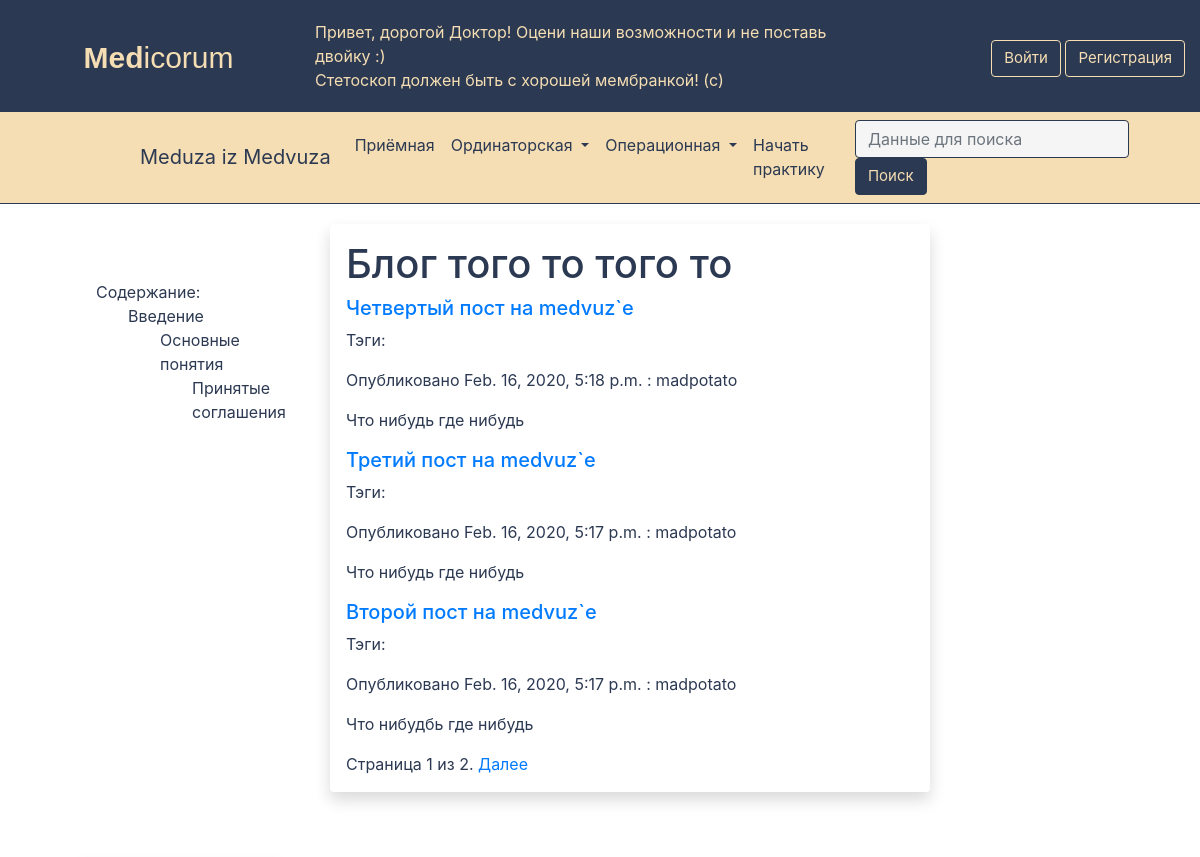
/blog/ (upper part), run on an earlier commit of the app's database.
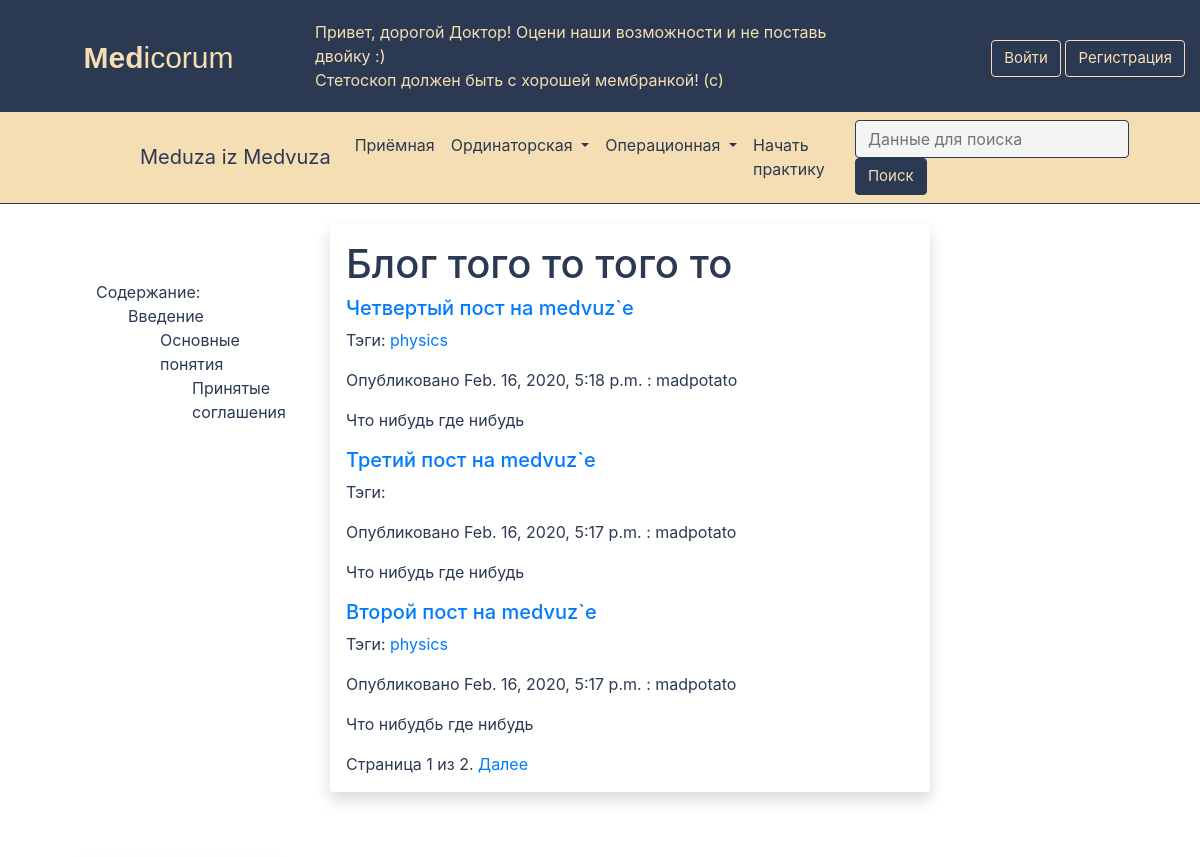
And on a later commit of the database.
### blog/models.py (models this page shows, shortened)
class Post(models.Model):
    STATUS_CHOICES = (
        ("draft", "Draft"),
        ("published", "Published"),
    )
    title = models.CharField(max_length=250)
    slug = models.SlugField(max_length=250, unique_for_date="publish")
    author = models.ForeignKey(
        User, on_delete=models.CASCADE, related_name="blog_posts"
    )
    body = models.TextField()
    publish = models.DateTimeField(default=timezone.now)
    created = models.DateTimeField(auto_now_add=True)
    updated = models.DateTimeField(auto_now=True)
    status = models.CharField(max_length=10, choices=STATUS_CHOICES, default="draft")
    objects = models.Manager()
    published = PublishedManager()
    tags = TaggableManager()
    class Meta:
        ordering = ("-publish",)
    def get_absolute_url(self):
        return reverse(
            "blog:post_detail",
            args=[self.publish.year, self.publish.month, self.publish.day, self.slug],
        )

### blog/views.py (the view)
# urls.py: path("", views.post_list, name="post_list"),
def post_list(request, tag_slug=None):
    object_list = Post.published.all()
    tag = None
    if tag_slug:
        tag = get_object_or_404(Tag, slug=tag_slug)
        object_list = object_list.filter(tags__in=[tag])
    paginator = Paginator(object_list, 3)
    page = request.GET.get("page")
    try:
        posts = paginator.page(page)
    except PageNotAnInteger:
        posts = paginator.page(1)
    except EmptyPage:
        posts = paginator.page(paginator.num_pages)
    return render(
        request, "blog/post/list.html", {"page": page, "posts": posts, "tag": tag}
    )

### blog/models.py (called while the page is built)
    def get_queryset(self):
        return super(PublishedManager, self).get_queryset().filter(status="published")

### blog/templates/blog/post/list.html (shortened to what this page needs)
{% extends "blog/base.html" %}
{% block content %}
  <h1>Блог того то того то</h1>
  {% for post in posts %}
    <h5>
      <a href="{{ post.get_absolute_url }}">
        {{ post.title }}
      </a>
    </h5>
    <p class="tags">
      Тэги:
        {% for tag in post.tags.all %}
        <a href="{% url "blog:post_list_by_tag" tag.slug %}">
          {{ tag.name }}
        </a>
      {% endfor %}
    </p>
    <p class="date">
      Опубликовано {{ post.publish }} : {{ post.author }}
    </p>
    {{ post.body|truncatewords:30|linebreaks }}
  {% endfor %}
  {% include "pagination.html" with page=posts %}
{% endblock %}

### blog/templates/blog/base.html (shortened to what this page needs)
<!DOCTYPE html>
<html lang="en">
<head>
    <link rel="stylesheet" href="https://stackpath.bootstrapcdn.com/bootstrap/4.4.1/css/bootstrap.min.css"
>
</head>
<header>
        <div class = "container-fluid">
            <div class = "row">
                <div class="col-3 col-sm-md-lg-xl-auto">
                    <p class="slogan">
                        <b>Med</b>icorum
                    </p>
                </div>
                <div class="col col-sm-md-lg-xl-auto">
                    <div class="frase" style="vertical-align: middle">
                            Привет, дорогой Доктор! Оцени наши возможности и не поставь двойку :)<br>
                            Стетоскоп должен быть с хорошей мембранкой! (с)
                    </div>
                </div>
                <div class="col-3 col-sm-md-lg-xl-auto" style="text-align: right">
                    <button type="button" class="btn rounded" data-toggle="modal" data-target="#staticBackdrop">
                        Войти
                    </button>
                    <button class="btn rounded" type="button" id="dropdownMenuButton" data-toggle="dropdown" aria-haspopup="true" aria-expanded="false">
                        Регистрация
                    </button>
                </div>
            </div>
        </div>
</header>
<body>
    <nav class="navbar navbar-expand-lg sticky-top scrolling-navbar">
        <a class="navbar-brand" href="#">Meduza iz Medvuza</a>
        <div class="collapse navbar-collapse" id="navbarSupportedContent">
            <ul class="navbar-nav mr-auto">
                <li class="nav-item active" >
                    <a class="nav-link" href="#"  style="color: #2c3952">Приёмная<span class="sr-only">(current)</span></a>
                </li>
                <li class="nav-item dropdown">
                        <a class="nav-link dropdown-toggle" href="#" id="navbarDropdown" role="button"
                        data-toggle="dropdown" aria-haspopup="true" aria-expanded="false"  style="color: #2c3952">
                        Ординаторская
                    </a>
                </li>
                <li class="nav-item dropdown">
                    <a class="nav-link dropdown-toggle" href="#" id="navbarDropdown" role="button"
                        data-toggle="dropdown" aria-haspopup="true" aria-expanded="false"  style="color: #2c3952">
                        Операционная
                    </a>
                </li>
                <li class="nav-item">
                    <a class="nav-link" href="#"  style="color: #2c3952">Начать практику</a>
                </li>
            </ul>
            <form class="form-inline my-2 my-lg-0">
                <input class="form-control mr-sm-2" type="search" placeholder="Данные для поиска" aria-label="Search">
                <button class="btn rounded" type="submit" style="margin-bottom: 0px; margin-top: 0px; border: 1px solid #2c3952">
                    Поиск
                </button>
            </form>
        </div>
    </nav>
    <div class="container-fluid">
        <div class="row" style="background-color: white">
            <div class="col-2 col-md-lg-xl-auto shadow-none p-3 mb-5 bg-white rounded">
                <ul class="list-unstyled">
                    Содержание:
                    <li style="padding-left: 2em"> Введение </li>
                    <li style="padding-left: 4em"> Основные понятия </li>
                    <li style="padding-left: 6em"> Принятые соглашения </li>
                </ul>
            </div>
            <div class="col-6 col-sm-md-lg-xl-auto shadow p-3 mb-5 bg-white rounded">
                    {% block content %}
                    {% endblock %}
            </div>
        </div>
    </div>
</body>

### blog/templates/pagination.html (shortened to what this page needs)
<div class="pagination">
  <span class="step-links">
    <span class="current">
      Страница {{ page.number }} из {{ page.paginator.num_pages }}.
    </span>
      {% if page.has_next %}
        <a href="?page={{ page.next_page_number }}">Далее</a>
      {% endif %}
  </span>
</div>

### blog/templates/blog/base.html (style rules this page uses)
.container-fluid { color: #2c3952; margin-left: 0; margin-right: 0; max-width: 100%; }
.row { background-color: #2c3952; }
.slogan { color: wheat; text-align: center; font-family: 'Gill Sans', 'Gill Sans MT', Calibri, 'Trebuchet MS', sans-serif; font-size: 30px; margin-top: 15px; margin-bottom: 10px; }
.frase { color: wheat; text-align: left; margin-top: 20px; margin-bottom: 20px; }
.btn { color: wheat; font-family: -apple-system, BlinkMacSystemFont, 'Segoe UI', Roboto, Oxygen, Ubuntu, Cantarell, 'Open Sans', 'Helvetica Neue', sans-serif, Times, serif; font-size: 15px; background-color:#2c3952; text-align: center; border: 1px solid wheat; }
.form-control { background-color: whitesmoke; border: 1px solid #2c3952; }
.btn { color: wheat; font-family: -apple-system, BlinkMacSystemFont, 'Segoe UI', Roboto, Oxygen, Ubuntu, Cantarell, 'Open Sans', 'Helvetica Neue', sans-serif, Times, serif; font-size: 15px; background-color:#2c3952; text-align: center; margin-top: 20px; margin-bottom: 15px; border: 1px solid wheat; }
.navbar { background-color: wheat; padding-left: 120px; border-bottom: 1px solid #2c3952; }
.navbar-brand { color: #2c3952; padding-left: 20px; }
.col-2 { text-align: left; margin-top: 20px; margin-bottom: 20px; margin-right: 20px; margin-left: 80px }
.list-unstyled { margin-top: 20px; padding-top: 20px; }
.col-3 { text-align: left; padding-left: 2em; }
.col-6 { text-align: left; margin-top: 20px; margin-bottom: 20px; margin-left: 30px; margin-right: 0px; }
.col-3 { text-align: left; margin-top: 20px; margin-bottom: 20px; }

What changed in the data, as far as the page shows it:
added Tag: name "physics"
